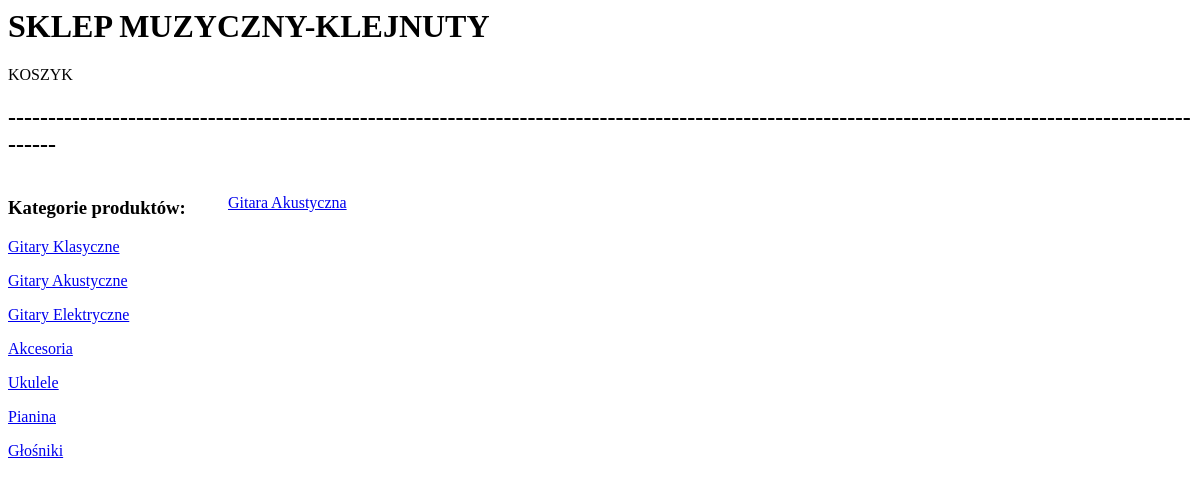
/kategoria/2/, run on an earlier commit of the app's database.
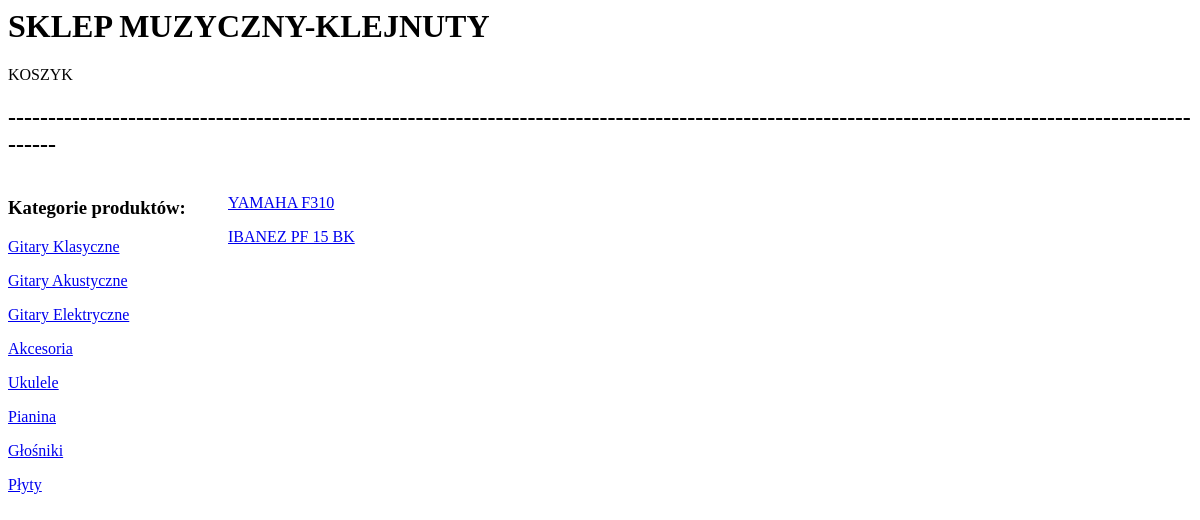
And on a later commit of the database.
### Produkty/models.py (models this page shows, shortened)
class Kategoria(models.Model):
     nazwa = models.CharField(max_length=30)
     class Meta:
          verbose_name = "Kategoria"
          verbose_name_plural = "Kategorie"

class Produkty(models.Model):
     kategoria = models.ForeignKey(Kategoria, null=True, blank=True, on_delete=models.CASCADE)
     producent = models.ForeignKey(Producent,on_delete=models.CASCADE,null=True)
     nazwa = models.CharField(max_length=60)
     opis = models.TextField(blank=True)
     cena = models.DecimalField(max_digits=99999, decimal_places=2)
     class Meta:
          verbose_name = "Produkt"
          verbose_name_plural = "Produkty"

### Produkty/views.py (the view)
# urls.py: path('kategoria/<id>/', kategoria, name='kategoria'),
def kategoria (request, id):
    kategoria_user = Kategoria.objects.get(pk=id)
    kategoria_produkt = Produkty.objects.filter(kategoria = kategoria_user)
    kategorie = Kategoria.objects.all()
    dane = {'kategoria_user': kategoria_user,
            'kategoria_produkt' : kategoria_produkt,
            'kategorie' : kategorie }
    return render(request, 'kategoria_produkt.html', dane)

### Produkty/templates/kategoria_produkt.html (shortened to what this page needs)
 {% extends 'szablon.html' %}
    {%block produkt %}
        {% if kategoria_produkt %}
            {% for produkt in kategoria_produkt %}
                  <p><a href = "/produkt/{{ produkt.id }}/"> {{produkt.nazwa}}</a></p>
            {% endfor %}
        {% endif %}
    {% endblock %}

### Produkty/templates/szablon.html (shortened to what this page needs)
    <div>
    <h1> SKLEP MUZYCZNY-KLEJNUTY</h1>KOSZYK
        <h2>----------------------------------------------------------------------------------------------------------------------------------------------------------</h2>
    </div>
    <div style="width:220px; float:left">
    <h3> Kategorie produktów: </h3>
        {% for kat in kategorie %}
             <p><a href = "/kategoria/{{ kat.id }}"> {{kat.nazwa}} </a> </p>
        {% endfor %}
    </div>
    <div style="width:700; float:left">
        {% block produkt %}     {% endblock produkt %}
    </div>

What changed in the data, as far as the page shows it:
added Kategoria: nazwa "Płyty"
changed Produkty: nazwa "Gitara Akustyczna" → "YAMAHA F310"
added Produkty: nazwa "IBANEZ PF 15 BK"
